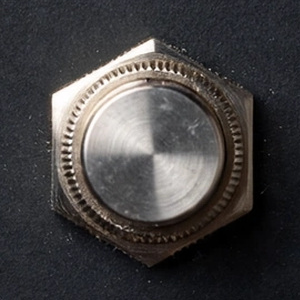
#> input picture assets/echoflex_footswitch_source.png, 300 x 300 px
$ python controls_art.py
#> lines starting #> are read from the running program, lines starting #| are printed output that depends on the picture; after the words box and inside, x2 and y2 are one past the last pixel; in counts of white or black regions, pixels touching at a corner belong together
# DOORN : rendu physique (champ de hauteurs + eclairage) des commandes mobiles, repris de Crycat v1.3.0
#   Lumiere principale : en haut a gauche ; chaque position est rendue avec la MEME lumiere (jamais de miroir).
#   Sorties (images 2x, repere 760 x 958 du plugin) :
#     toggle_strip.png : inverseur a levier, 5 positions empilees (haut, intermediaire, centre, intermediaire, bas)
#     tools/fs.png     : footswitch d'ECHOFLEX (photo reelle), detoure sur son hexagone, ombres comprises
#                        (incruste dans le fond par make_background.py)
import os, math
import numpy as np, cv2
from PIL import Image

ROOT = os.path.dirname(os.path.dirname(os.path.abspath(__file__)))
AS, SSAA = 2, 3
PX = AS * SSAA

L = np.array([-0.46, -0.62, 0.64]); L /= np.linalg.norm(L)
V = np.array([0.0, 0.0, 1.0])
H = (L + V) / np.linalg.norm(L + V)

# ------------------------------------------------------------------ outils
class Canvas:
    def __init__(self, w_u, h_u, cx_u, cy_u):
        self.W, self.H = round(w_u * PX), round(h_u * PX)
        yy, xx = np.mgrid[0:self.H, 0:self.W].astype(np.float64)
        self.x = (xx + 0.5) / PX - cx_u          # repère local en unités, origine sur l'axe de la commande
        self.y = (yy + 0.5) / PX - cy_u
        self.h = np.zeros((self.H, self.W))      # hauteur (unités)
        self.mat = np.zeros((self.H, self.W), np.int32)   # 0 = façade (transparente), sinon id de matière
        self.extra = {}

    def put(self, hgt, mask, mat_id):
        """ pose une pièce : elle ne remplace que là où elle est plus haute """
        m = mask & (hgt > self.h - 1e-9)
        self.h[m] = hgt[m]; self.mat[m] = mat_id
        return m

def normals(c, hmap):
    gy, gx = np.gradient(hmap, 1.0 / PX)
    n = np.dstack([-gx, -gy, np.ones_like(hmap)])
    return n / np.linalg.norm(n, axis=2, keepdims=True)

def soft_shadow(c, samples=10, spread=0.10, max_u=40.0):
    """ ombre douce par lancer de rayons dans le champ de hauteurs (vers la lumière, plusieurs directions) """
    hmap = c.h
    vis = np.zeros_like(hmap)
    rng = np.random.default_rng(1)
    step = 0.5 / PX * 2
    nsteps = int(max_u / step)
    for s in range(samples):
        d = L + rng.normal(0, spread, 3) * np.array([1, 1, 0.5]); d /= np.linalg.norm(d)
        horiz = math.hypot(d[0], d[1]); tanE = d[2] / max(horiz, 1e-6)
        dx, dy = d[0] / horiz, d[1] / horiz
        occl = np.zeros_like(hmap, bool)
        for k in range(1, nsteps):
            t = k * step
            sx, sy = int(round(dx * t * PX)), int(round(dy * t * PX))
            if abs(sx) >= c.W or abs(sy) >= c.H: break
            sh = np.full_like(hmap, -1.0)
            ys0, ys1 = max(0, -sy), min(c.H, c.H - sy); xs0, xs1 = max(0, -sx), min(c.W, c.W - sx)
            sh[ys0:ys1, xs0:xs1] = hmap[ys0 + sy:ys1 + sy, xs0 + sx:xs1 + sx]
            occl |= sh > hmap + t * tanE + 0.05
        vis += ~occl
    return vis / samples

def env_chrome(n, gloss=1.0):
    """ métal poli : environnement de studio (boîte à lumière en haut à gauche, sol sombre) lu par le vecteur réfléchi """
    nz = n[..., 2]
    r = np.dstack([2 * nz * n[..., 0], 2 * nz * n[..., 1], 2 * nz * nz - 1])
    # direction de la boîte à lumière principale
    k = np.clip((r @ L), -1, 1)
    sky = 0.5 - 0.5 * r[..., 1]                          # haut de l'image = ciel clair
    base = 40 + 120 * np.clip(sky, 0, 1) ** 1.6
    box = 210 * np.clip((k - 0.55) / 0.45, 0, 1) ** (1.5 / gloss)
    rim = 40 * np.clip(-r[..., 0] * 0.6 - r[..., 1] * 0.3, 0, 1)    # petite boîte d'appoint
    return base + box + rim

def shade(c, n, vis, tint, kind, rough=0.35, amb=0.18, led=None):
    """ kind : 'chrome' (miroir), 'satin' (nickel brossé), 'dark' (zamak sombre) """
    ndl = np.clip(n @ L, 0, 1) * (0.25 + 0.75 * vis)
    ndh = np.clip(n @ H, 0, 1)
    shin = 12 + 220 * (1 - rough) ** 2
    spec = ndh ** shin * (0.35 + 0.65 * vis)
    if kind == "chrome":
        col = env_chrome(n) * (0.55 + 0.45 * vis) + 255 * spec * 0.9
        col = col[..., None] * np.asarray(tint)
    elif kind == "satin":
        e = env_chrome(n, gloss=0.6)
        col = (0.45 * e + 150 * ndl + 30 * amb)[..., None] * np.asarray(tint) + (210 * spec)[..., None]
    else:
        col = (60 * ndl + 25 * amb)[..., None] * np.asarray(tint) + (90 * spec)[..., None]
    if led is not None:                                   # lumière ambre de la LED (point lumineux bas, à droite)
        lp, lcol, lpow = led
        dxl = lp[0] - c.x; dyl = lp[1] - c.y; dzl = lp[2] - c.h
        d2 = dxl ** 2 + dyl ** 2 + dzl ** 2
        ldir = np.dstack([dxl, dyl, dzl]) / np.sqrt(d2)[..., None]
        ndl2 = np.clip((n * ldir).sum(2), 0, 1)
        hl = ldir + V; hl /= np.linalg.norm(hl, axis=2, keepdims=True)
        sp2 = np.clip((n * hl).sum(2), 0, 1) ** shin
        e = lpow / d2
        col = col + (e * (0.5 * ndl2 + 2.5 * sp2))[..., None] * np.asarray(lcol)
    return col

def _finish_unused(c, rgb, shadow_on_panel, out, size_px):
    """ sprite RGBA : pièce opaque + ombre portée sur la façade (noire semi-transparente) ; réduction anti-crénelée """
    obj = (c.mat > 0).astype(np.float64)
    obj = cv2.GaussianBlur(obj, (0, 0), 0.35 * SSAA)
    alpha = np.clip(obj + shadow_on_panel * (1 - obj), 0, 1)
    rgbp = rgb * obj[..., None]                          # couleur prémultipliée (l'ombre est noire)
    rgba = np.dstack([rgbp, alpha * 255])
    # réduction en espace prémultiplié
    small = cv2.resize(rgba, size_px, interpolation=cv2.INTER_AREA)
    a = small[..., 3:4] / 255.0
    col = np.where(a > 1e-4, small[..., :3] / np.maximum(a, 1e-4), 0)
    img = np.dstack([np.clip(col, 0, 255), np.clip(small[..., 3], 0, 255)]).astype(np.uint8)
    Image.fromarray(img, "RGBA").save(os.path.join(ROOT, out))

def panel_shadow(c, vis_panel, amount=0.62):
    # là où il n'y a pas de pièce : ombre = 1 - visibilité de la lumière, adoucie, + ombre de contact (occlusion ambiante)
    sh = (1 - vis_panel) * amount
    occ = cv2.GaussianBlur((c.mat > 0).astype(np.float64), (0, 0), 1.6 * PX) * 0.35
    return np.clip(sh + occ, 0, 0.85) * (c.mat == 0)

def hexagon_r(x, y, inr, pointy=True):
    """ « rayon » d'hexagone (distance normalisée à la manière d'un cercle : hex = inr quand la valeur vaut inr) """
    a = np.arctan2(y, x) + (math.pi / 2 if pointy else 0)
    return np.hypot(x, y) * np.cos(((a + math.pi / 6) % (math.pi / 3)) - math.pi / 6)


# ------------------------------------------------------------------ footswitch : celui d'ECHOFLEX (photo reelle)
EF_PTS = [(1.7, -56.7), (51.7, -26.7), (51.7, 31.7), (5.0, 58.3), (-48.3, 30.0), (-49.3, -26.7)]   # hexagone (unités Echoflex)
EF_CENTROID = (1.5, 1.5)
EF_FLATS = 100.5                       # largeur entre plats (unités Echoflex)
FS_FLATS = 124.0                       # largeur entre plats sur Doorn : couvre entierement la bague du design
FS_K = FS_FLATS / EF_FLATS
FS_W = 200.0                           # sprite carre (unites Doorn), ombre comprise

def footswitch_echoflex(led_on):
#> called with led_on = False
    src = np.asarray(Image.open(os.path.join(ROOT, "assets", "echoflex_footswitch_source.png")).convert("RGB")).astype(np.float64)
    n = round(FS_W * AS)                       # taille du sprite (px, 2x)
    sc = FS_K * AS / 2.0                       # px source -> px sprite
    # source recentrée sur le centroïde de l'hexagone, mise à l'échelle (Lanczos)
    M = np.float32([[sc, 0, n / 2 - (150 + 2 * EF_CENTROID[0]) * sc], [0, sc, n / 2 - (150 + 2 * EF_CENTROID[1]) * sc]])
    rgb = cv2.warpAffine(src, M, (n, n), flags=cv2.INTER_LANCZOS4, borderMode=cv2.BORDER_REFLECT)
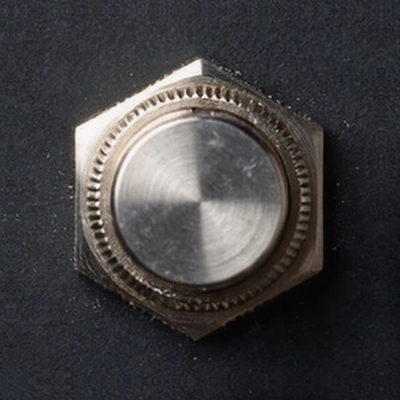
#> rgb: shape (400, 400, 3) float64; mean R, G, B 62, 60.3, 61.4; drawn with min black and max white
    # détourage sur l'hexagone (léger retrait, bord adouci)
    pts = np.array([[n / 2 + (x - EF_CENTROID[0]) * FS_K * AS * 0.992, n / 2 + (y - EF_CENTROID[1]) * FS_K * AS * 0.992] for x, y in EF_PTS])
    m = np.zeros((n * 4, n * 4), np.uint8); cv2.fillPoly(m, [np.round(pts * 4).astype(np.int32)], 255)
#> after `cv2.fillPoly(m, [np.round(pts * 4).astype(np.int32)], 255)`:
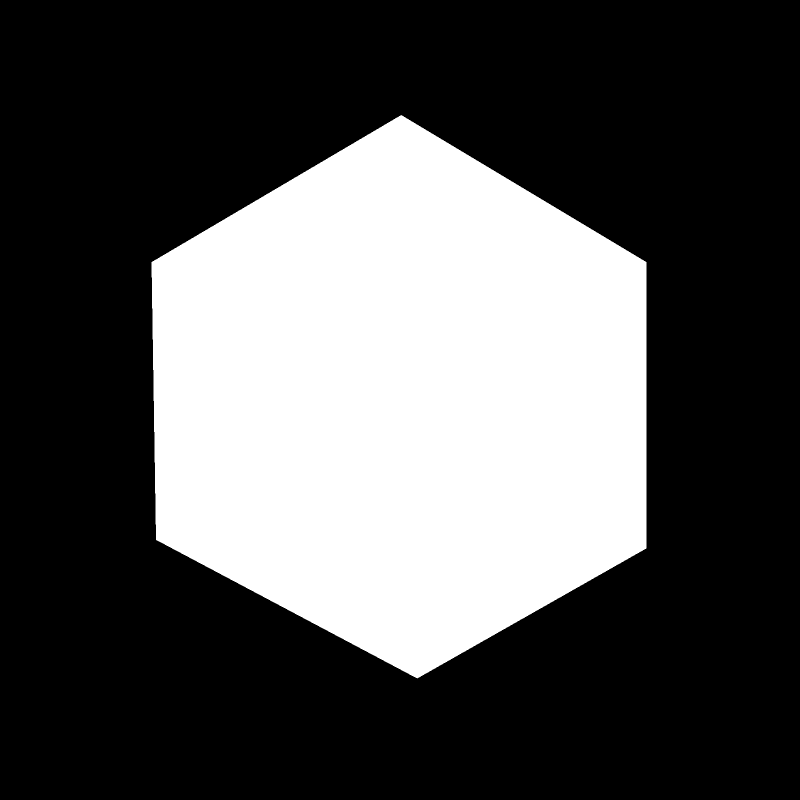
#> m: shape (1600, 1600) (shown at 1/2 size); 32.5% white; 1 white region, box (x1, y1, x2, y2) and area: (303, 230, 1293, 1357) 832952
    a = cv2.resize(m, (n, n), interpolation=cv2.INTER_AREA).astype(np.float64) / 255.0
    a = cv2.GaussianBlur(a, (0, 0), 0.6)
    if led_on:
        # la LED ambre (à droite) se reflète sur les flancs et la bague moletée tournés vers elle
        yy, xx = np.mgrid[0:n, 0:n].astype(np.float64)
        ux = (xx - n / 2) / (AS * FS_K * 50.0)
        w = np.clip(ux, 0, 1) ** 2 * (rgb.mean(2) / 255.0)
        rgb = rgb + (w * 70.0)[..., None] * np.array([1.0, 0.58, 0.18])
    # ombre portée (lumière en haut à gauche) + ombre de contact
    def shift(img, dx, dy): return cv2.warpAffine(img, np.float32([[1, 0, dx], [0, 1, dy]]), (n, n))
    cast = cv2.GaussianBlur(shift(a, 4.5 * AS, 6.5 * AS), (0, 0), 4.5 * AS) * 0.55
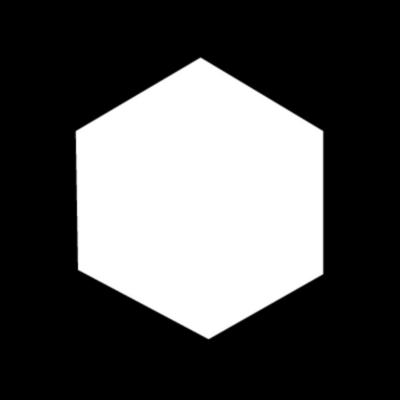
#> a: shape (400, 400) float64; min 0, max 1, mean 0.325
    contact = cv2.GaussianBlur(shift(a, 1.0 * AS, 1.5 * AS), (0, 0), 1.6 * AS) * 0.45
    sh = np.clip(cast + contact, 0, 0.8) * (1 - a)
    alpha = np.clip(a + sh, 0, 1)
    col = np.where(alpha[..., None] > 1e-4, rgb * (a / np.maximum(alpha, 1e-4))[..., None], 0)    # l'ombre est noire
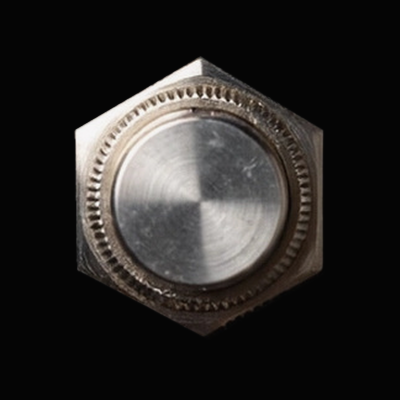
#> col: shape (400, 400, 3) float64; mean R, G, B 38.2, 35.9, 34.2; drawn with min black and max white
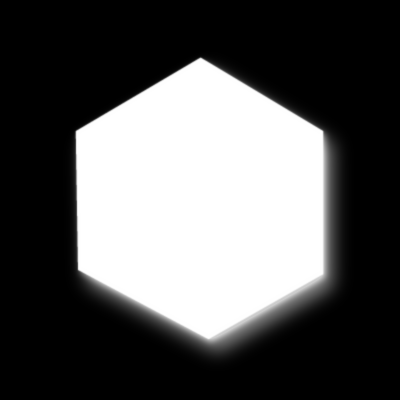
#> alpha: shape (400, 400) float64; min 0, max 1, mean 0.346
    out = np.dstack([np.clip(col, 0, 255), alpha * 255]).astype(np.uint8)
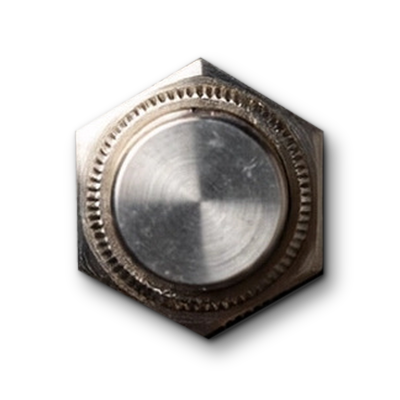
#> out: shape (400, 400, 4); mean R, G, B, A 38, 35.8, 34.1, 88.2; transparent parts drawn white
    Image.fromarray(out, "RGBA").save(os.path.join(ROOT, "tools", "fs.png"))


# ------------------------------------------------------------------ chrome contraste (studio photo)
def env_studio(n, blur=1.0):
    """ environnement de studio lu par le vecteur reflechi : grande boite a lumiere en haut a gauche,
    murs clairs cote lumiere, horizon net et sol sombre -> le chrome a ses bandes claires / sombres tranchees """
    nz = n[..., 2]
    r = np.dstack([2 * nz * n[..., 0], 2 * nz * n[..., 1], 2 * nz * nz - 1])
    el = np.degrees(np.arcsin(np.clip(r[..., 2], -1, 1)))
    az = np.degrees(np.arctan2(r[..., 1], r[..., 0]))            # -135 = haut gauche (y vers le bas)
    daz = np.abs(((az + 135.0) + 180.0) % 360.0 - 180.0)
    side = np.cos(np.radians(daz))                                # 1 cote lumiere, -1 oppose
    ceiling = 175 + 35 * side
    wall = 120 + 95 * side
    floor = 34 + 14 * np.clip(side, 0, 1)
    sm = lambda v, a, b: np.clip((v - a) / max(b - a, 1e-6), 0, 1)
    col = floor + (wall - floor) * sm (el, -2.0 * blur, 2.0 * blur)
    col = col + (ceiling - col) * sm (el, 38, 62)
    box = 255 * sm (-daz, -48, -28) * sm (el, 14, 22) * (1 - sm (el, 64, 72))
    col = np.maximum(col, box)
    col = col + 60 * np.exp(-((daz - 180) / 20) ** 2) * sm (el, 4, 10) * (1 - sm (el, 26, 34))   # petite boite d'appoint
    return col

def shade_chrome(n, vis, tint, gain=1.0):
    e = env_studio(n)
    occl = 0.45 + 0.55 * vis
    ndh = np.clip(n @ H, 0, 1)
    spec = 255 * ndh ** 380 * vis
    return (e * occl * gain + spec)[..., None] * np.asarray(tint)

# ------------------------------------------------------------------ inverseur a levier (vertical), 5 positions
TW = 96.0                                   # sprite carre (unites), centre sur l'axe du levier

def toggle(t):              # t : -1 = levier en haut, 0 = centre, 1 = en bas (valeurs intermediaires = en mouvement)
    c = Canvas(TW, TW, TW / 2, TW / 2)
    x, y = c.x, c.y
    r = np.hypot(x, y)
    # bague chromee (comme le visuel), ecrou hexagonal satine, fut filete chrome
    ring = (r < 20.0) & (r > 12.6)
    rr_ = np.clip((r - 12.6) / (20.0 - 12.6), 0, 1)
    ringh = 0.4 + 2.2 * np.sqrt(np.clip(1 - (2 * rr_ - 1) ** 2, 0, 1))        # profil arrondi de la bague
    c.put(ringh, ring, 4)
    c.put(np.full_like(r, 0.6), r <= 12.6, 4)
    hx = hexagon_r(x, y, 11.5, pointy=False)
    nut = np.minimum(4.6, (11.5 - hx) * 2.6)
    nut = np.minimum(nut, 4.6 - np.clip(r - 10.4, 0, None) * 1.1)
    c.put(np.clip(nut, 0, None) + 1.4, (hx < 11.5) & (nut > 0), 1)
    bush = np.where(r < 6.4, 8.4 - 0.6 * np.clip((r - 5.4), 0, None) ** 2, 0)
    c.put(bush + 0.08 * np.sin(np.arctan2(y, x) * 2 + r * 6) * (r < 6.4), r < 6.4, 5)
    # levier : capsule effilee du pivot vers l'extremite en boule, inclinee de 58 degres en butee
    tilt = math.radians(58) * t
    ax = np.array([0.0, math.sin(tilt), math.cos(tilt)])
    p0 = np.array([0.0, 0.0, 8.2])
    Lb = 22.0 + 8.0 * abs(t)              # vu de dessus, le levier vertical parait plus court
    best = np.full_like(r, -1.0)
    for s in np.linspace(0, 1, 140):
        cen = p0 + ax * Lb * s
        # tige large de section constante, bout simplement arrondi (demi-sphere du meme rayon, pas de boule)
        R0 = 7.4 + 0.6 * s
        s0 = 1.0 - 8.0 / Lb
        rad = R0 if s <= s0 else R0 * math.sqrt(max(0.0, 1 - ((s - s0) / (1 - s0)) ** 2))
        d2 = (x - cen[0]) ** 2 + (y - cen[1]) ** 2
        zz = cen[2] + np.sqrt(np.clip(rad ** 2 - d2, 0, None))
        best = np.where(d2 < rad ** 2, np.maximum(best, zz), best)
    c.put(best, best > 0, 2)
    vis = soft_shadow(c, samples=16, spread=0.12, max_u=50)
    n = normals(c, c.h)
    lever = shade_chrome(n, vis, (1.0, 0.99, 0.975), 1.05)
    nutc  = 0.55 * shade_chrome(n, vis, (0.97, 0.96, 0.95), 0.95) + 0.45 * shade(c, n, vis, (0.95, 0.94, 0.93), "satin", rough=0.45)
    ringc = shade_chrome(n, vis, (0.98, 0.98, 0.99), 0.95)
    bushc = shade_chrome(n, vis, (0.98, 0.98, 0.99), 0.9)
    m = c.mat[..., None]
    rgb = np.where(m == 2, lever, np.where(m == 1, nutc, np.where(m == 4, ringc, bushc)))
    sh = panel_shadow(c, vis, amount=0.50)
    obj = (c.mat > 0).astype(np.float64)
    obj = cv2.GaussianBlur(obj, (0, 0), 0.35 * SSAA)
    alpha = np.clip(obj + sh * (1 - obj), 0, 1)
    rgba = np.dstack([rgb * obj[..., None], alpha * 255])
    size = round(TW * AS * 2)                  # 4 px par unite (ecrans HiDPI)
    small = cv2.resize(rgba, (size, size), interpolation=cv2.INTER_AREA)
    a = small[..., 3:4] / 255.0
    col = np.where(a > 1e-4, small[..., :3] / np.maximum(a, 1e-4), 0)
    return np.dstack([np.clip(col, 0, 255), np.clip(small[..., 3], 0, 255)]).astype(np.uint8)

if __name__ == "__main__":
    footswitch_echoflex(False)
    frames = [toggle(t) for t in (-1.0, -0.5, 0.0, 0.5, 1.0)]
    Image.fromarray(np.concatenate(frames, 0), "RGBA").save(os.path.join(ROOT, "toggle_strip.png"), optimize=True)
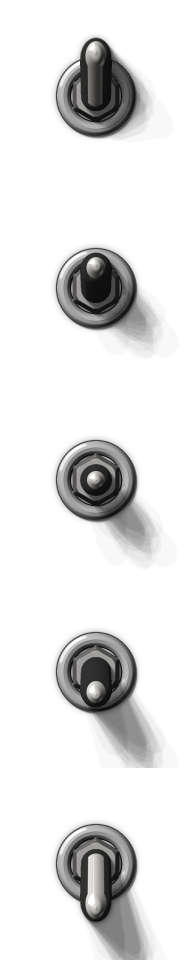
#> saved as toggle_strip.png: PIL image 384x1920 RGBA (shown at 1/2 size); mean R, G, B, A 14.2, 14.1, 14.2, 42; transparent parts drawn white
    print("toggle_strip.png", frames[0].shape, "fs.png")
